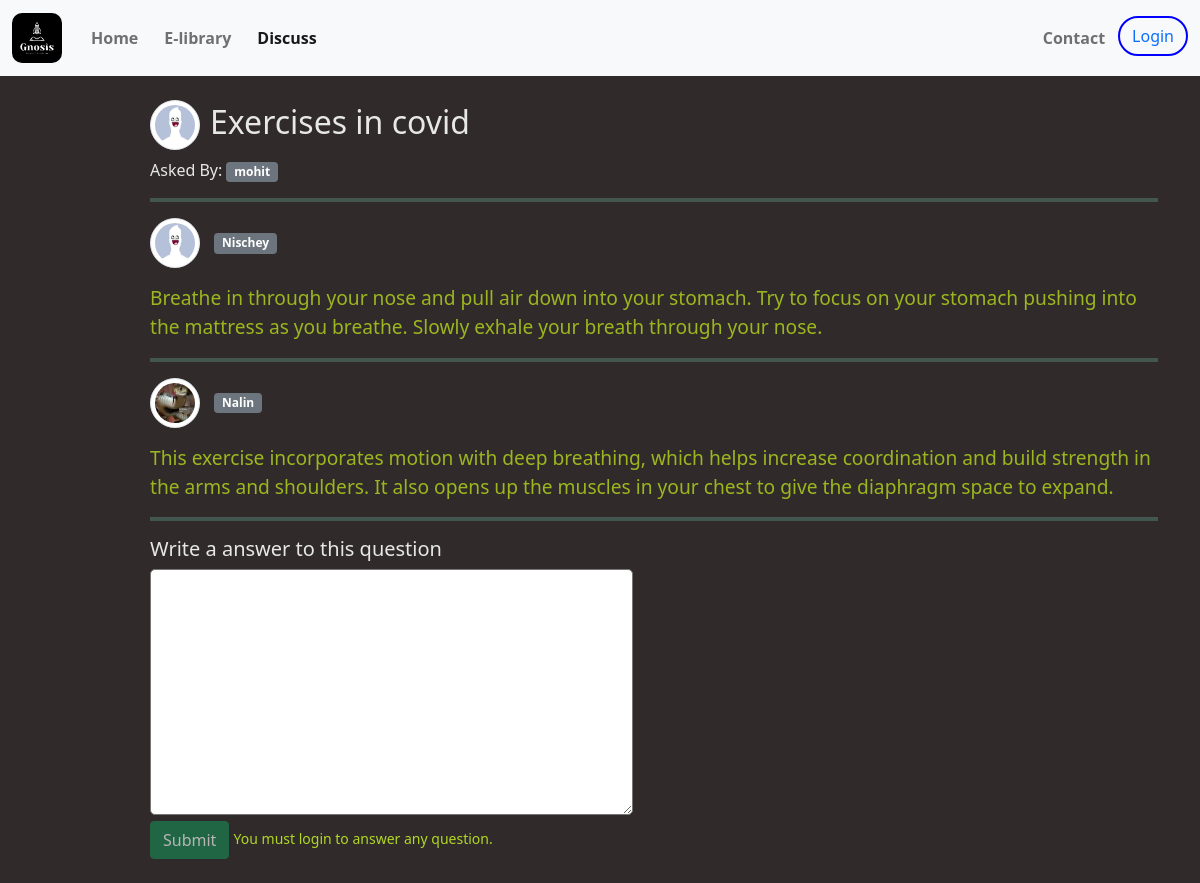
The page /doubt/8 on the database its author committed.
### mainapp/models.py (models this page shows)
class doubts(models.Model):
    question    = models.CharField(max_length = 200)
    author      = models.ForeignKey('appuser', on_delete = models.CASCADE)
    tags        = TaggableManager()
    def __str__(self):
        return self.question

class appuser(models.Model):
    username    = models.CharField(max_length=15)
    name        = models.CharField(max_length=15)
    email       = models.EmailField()
    slug        = models.SlugField()
    userimage   = models.ImageField(upload_to = "userimage/",default='default_profile.jpg')
    tags        = TaggableManager()
    def __str__(self):
        return self.name

class solution(models.Model):
    answer      = models.TextField()
    question    = models.ForeignKey('doubts', on_delete = models.CASCADE)
    author      = models.ForeignKey('appuser', on_delete = models.CASCADE)
    def __str__(self):
        return self.answer

### mainapp/views.py (the view, shortened to what this page needs)
# urls.py: path('doubt/<int:pk>',  views.show_doubt,   name = "show_doubt"),
def show_doubt(request , pk ):
    doubt = doubts.objects.get( pk = pk )
    context={
        'object' : doubt,
    }
    return render(request, 'show_doubt.html', context)

### templates/show_doubt.html (shortened to what this page needs)
{% extends 'base.html' %}
{% block content %}
{% load static %}
<div class="container">
    <div class="my-4">
        <div>
            <h2 style="color: rgba(255, 255, 255, 0.89);"><img src="{{object.author.userimage.url}}" class="img-thumbnail" style="height: 50px; width: 50px; border-radius: 50%; margin-right: 10px;" alt="User image">{{object}}</h2>
            <p style="color: rgba(255, 255, 255, 0.89);">Asked By:
                <a href="{% url 'user_info' object.author.slug %}">
                    <span class="badge bg-secondary">{{object.author}}</span>
                </a>
            </p>
        </div>
        <hr>
        <div>
            {% for obj in object.solution_set.all %}
            <p><img src="{{obj.author.userimage.url}}" class="img-thumbnail" style="height: 50px; width: 50px; border-radius: 50%; margin-right: 10px;" alt="User image"> <a href="{% url 'user_info' obj.author.slug %}"><span class="badge bg-secondary">{{obj.author}}</span></a></p>
            <p style="font-size: larger; font-weight: 400; color:rgba(176, 209, 28, 0.842);">{{obj}}</p>
            <hr>
            {% endfor %}
        </div>
        <div class="new ans">
            <h5 style="color:  rgba(255, 255, 255, 0.89)">Write a answer to this question</h5>
            <div>
                <form action="" method="POST">
                    <textarea style="border-radius: 5px;" name="answer" id="" cols="50" rows="10">
                    </textarea>
                    <br>
                    {% if request.user.is_authenticated %}
                    <button type="submit" class="btn btn-success">Submit</button>
                    {% else %}
                    <button type="submit" class="btn btn-success" disabled>Submit</button>
                    <small style="color: rgb(177, 216, 37);">You must login to answer any question.</small>
                    {% endif %}
                </form>
            </div>
        </div>
    </div>
</div>
{% endblock %}

### templates/base.html (style rules this page uses)
body { background-color: rgb(48, 42, 42); }

### templates/show_doubt.html (style rules this page uses)
.container { margin-top: 10px; padding-left: 10%; }
hr { border-top: solid 4px rgb(125, 219, 188); }

### rows shown on the page
doubts: author.userimage (placeholder picture), question "Exercises in covid", author "mohit"
solution: author.userimage (placeholder picture), author "Nischey", answer "Breathe in through your nose and pull air down into your stomach. Try to focus on your stomach pushing into the mattress as you breathe. Slowly exhale your breath through your nose."
solution: author.userimage (picture), author "Nalin", answer "This exercise incorporates motion with deep breathing, which helps increase coordination and build strength in the arms and shoulders. It also opens up the muscles in your chest to give the diaphragm space to expand."
